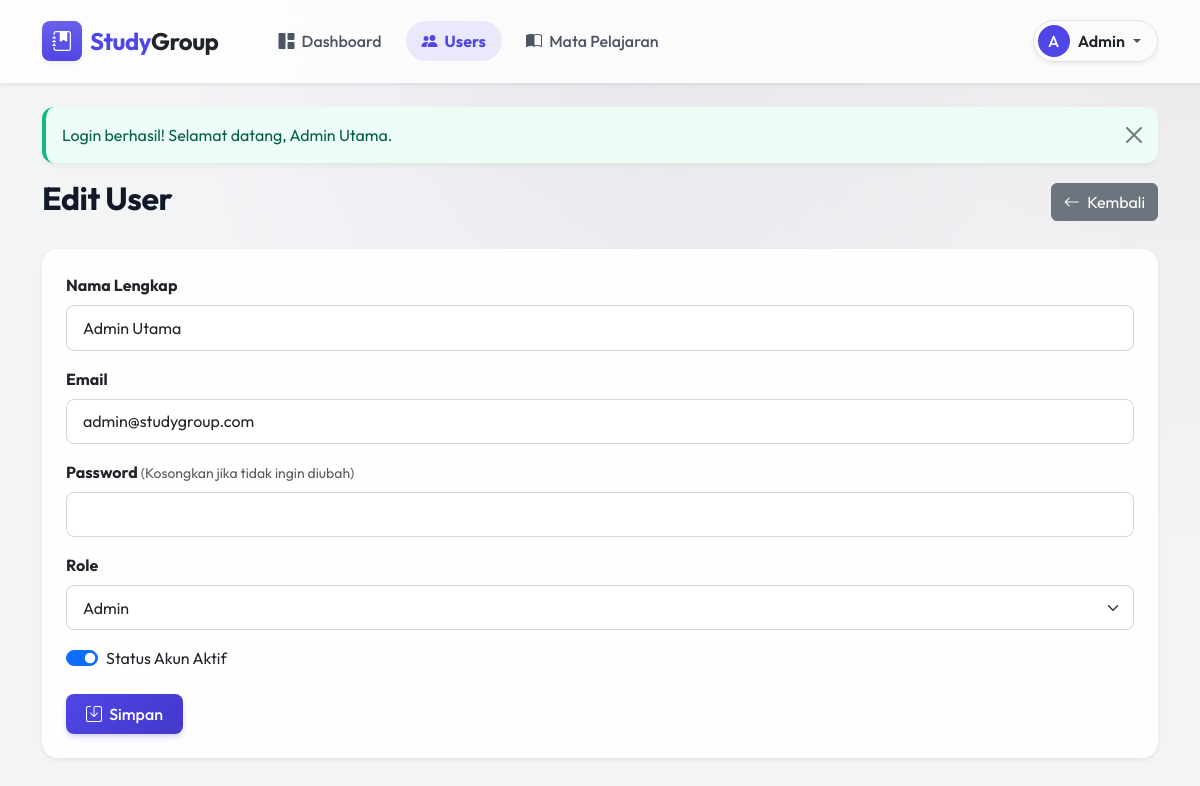
The app's page /?page=users&action=edit&id=1 (signed in) with its own data.
### tables this page shows
CREATE TABLE users (
    id INT UNSIGNED AUTO_INCREMENT PRIMARY KEY,
    name VARCHAR(100) NOT NULL,
    email VARCHAR(150) NOT NULL UNIQUE,
    password VARCHAR(255) NOT NULL,
    profile_photo VARCHAR(255) DEFAULT NULL,
    role ENUM('admin', 'student', 'mentor') NOT NULL DEFAULT 'student',
    is_active TINYINT(1) NOT NULL DEFAULT 1,
    created_at TIMESTAMP DEFAULT CURRENT_TIMESTAMP,
    updated_at TIMESTAMP DEFAULT CURRENT_TIMESTAMP ON UPDATE CURRENT_TIMESTAMP
);

### models/User.php (called while the page is built, shortened)
<?php
class User {
    private $pdo;
    public function __construct($pdo) {
        $this->pdo = $pdo;
    }
    public function findById($id) {
        $stmt = $this->pdo->prepare("SELECT * FROM users WHERE id = :id");
        $stmt->execute(['id' => $id]);
        return $stmt->fetch();
    }
}
?>

### config/config.php (called while the page is built, shortened)
<?php
function escape($html) {
    return htmlspecialchars($html ?? '', ENT_QUOTES | ENT_SUBSTITUTE, "UTF-8");
}
?>

### views/Admin/users_form.php (the view, shortened to what this page needs)
<?php require 'views/layouts/header.php'; ?>
<div class="d-flex justify-content-between align-items-center mb-4">
    <h2><?= isset($user) ? 'Edit User' : 'Tambah User' ?></h2>
    <a href="<?= BASE_URL ?>?page=users" class="btn btn-secondary"><i class="bi bi-arrow-left me-1"></i> Kembali</a>
</div>
<div class="card shadow-sm border-0">
    <div class="card-body p-4">
        <form method="POST" action="">
            <div class="mb-3">
                <label for="name" class="form-label fw-bold">Nama Lengkap</label>
                <input type="text" class="form-control" id="name" name="name" required value="<?= escape($_POST['name'] ?? ($user['name'] ?? '')) ?>">
            </div>
            <div class="mb-3">
                <label for="email" class="form-label fw-bold">Email</label>
                <input type="email" class="form-control" id="email" name="email" required value="<?= escape($_POST['email'] ?? ($user['email'] ?? '')) ?>">
            </div>
            <div class="mb-3">
                <label for="password" class="form-label fw-bold">Password <?= isset($user) ? '<small class="text-muted fw-normal">(Kosongkan jika tidak ingin diubah)</small>' : '' ?></label>
                <input type="password" class="form-control" id="password" name="password" <?= isset($user) ? '' : 'required' ?> minlength="6">
            </div>
            <div class="mb-3">
                <label for="role" class="form-label fw-bold">Role</label>
                <select class="form-select" id="role" name="role" required>
                    <?php $role = $_POST['role'] ?? ($user['role'] ?? 'student'); ?>
                    <option value="admin" <?= $role === 'admin' ? 'selected' : '' ?>>Admin</option>
                </select>
            </div>
            <?php if(isset($user)): ?>
            <div class="mb-4 form-check form-switch">
                <?php $is_active = $_POST['is_active'] ?? ($user['is_active'] ?? 1); ?>
                <input class="form-check-input" type="checkbox" id="is_active" name="is_active" value="1" <?= $is_active ? 'checked' : '' ?>>
                <label class="form-check-label" for="is_active">Status Akun Aktif</label>
            </div>
            <?php endif; ?>
            <button type="submit" class="btn btn-primary"><i class="bi bi-save me-1"></i> Simpan</button>
        </form>
    </div>
</div>
<?php require 'views/layouts/footer.php'; ?>

### views/layouts/header.php (style rules this page uses)
:root { --primary: #4f46e5; --primary-dark: #4338ca; --secondary: #10b981; --bg-color: #f3f4f6; --card-bg: rgba(255, 255, 255, 0.9); --text-main: #1f2937; }
body { font-family: 'Outfit', sans-serif; background-color: var(--bg-color); background-image: radial-gradient(at 0% 0%, hsla(253,16%,7%,0) 0, transparent 50%), radial-gradient(at 50% 0%, hsla(225,39%,30%,0.05) 0, transparent 50%), radial-gradient(at 100% 0%, hsla(339,49%,30%,0.05) 0, transparent 50%); color: var(--text-main); min-height: 100vh; }
.card { background: var(--card-bg); backdrop-filter: blur(10px); border: 1px solid rgba(255,255,255,0.8); border-radius: 1rem; box-shadow: 0 10px 25px -5px rgba(0, 0, 0, 0.05), 0 8px 10px -6px rgba(0, 0, 0, 0.01); transition: transform 0.2s ease, box-shadow 0.2s ease; }
.btn-primary { background: linear-gradient(135deg, var(--primary), var(--primary-dark)); border: none; border-radius: 0.5rem; font-weight: 500; padding: 0.5rem 1.25rem; box-shadow: 0 4px 6px -1px rgba(79, 70, 229, 0.2), 0 2px 4px -1px rgba(79, 70, 229, 0.1); transition: all 0.3s ease; }
h1, h2, h3, h4, h5, h6 { font-weight: 700; color: #111827; letter-spacing: -0.5px; }
.form-control, .form-select { border-radius: 0.5rem; border: 1px solid #d1d5db; padding: 0.6rem 1rem; transition: border-color 0.2s, box-shadow 0.2s; }
.card { transition: all 0.3s ease; }

### records on screen
users: name "Admin Utama", email "admin@studygroup.com", role "Admin", is_active "☑"

### other values on screen
substr($_SESSION['name'], 0, 1) "A"
explode(' ', trim($_SESSION['name']))[0] "Admin"
$_SESSION['flash_message'] "Login berhasil! Selamat datang, Admin Utama."
